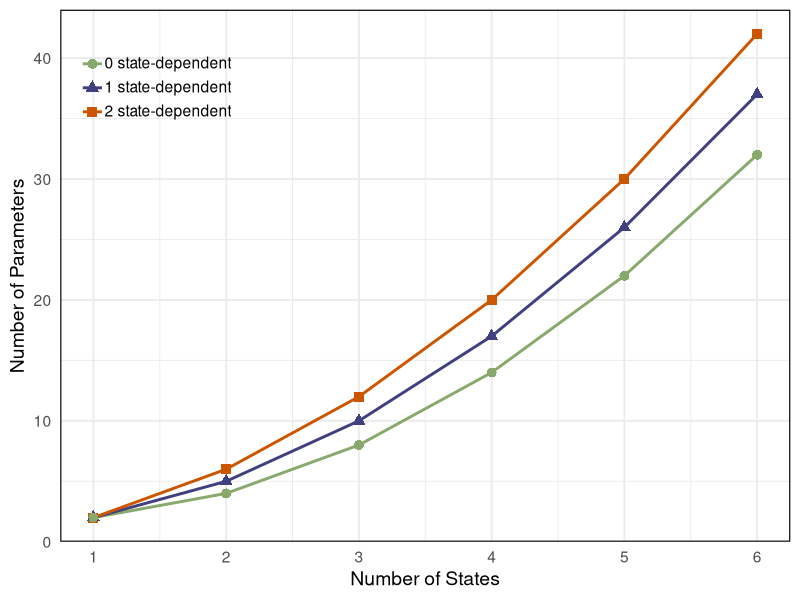

Write the R code that produced this figure.
# BS–HMM: Parameter-count plot by number of states (N)

# ---- Packages ----
library(ggplot2)
library(tidyr)
library(dplyr)

# ---- Setup ----
N <- 1:6

# ---- Parameter counts under your BS–HMM parameterization ----
# 2 state-dependent (μ_i and σ_i):  N(N−1) + 2N  = N^2 + N
# 1 state-dependent (exactly one):  N(N−1) + (N+1) = N^2 + 1
# 0 state-dependent (neither):      N(N−1) + 2   = N^2 − N + 2
data <- data.frame(
  N = N,
  Parameters_2 = N^2 + N,          # both μ and σ state-dependent
  Parameters_1 = N^2 + 1,          # exactly one of μ or σ state-dependent
  Parameters_0 = N^2 - N + 2       # neither state-dependent
)

# ---- Long format for ggplot ----
long_data <- pivot_longer(
  data,
  cols = starts_with("Parameters"),
  names_to = "Case",
  values_to = "Parameters"
)

# ---- Legend labels ----
long_data$Case <- recode(
  long_data$Case,
  Parameters_2 = "2 state-dependent",
  Parameters_1 = "1 state-dependent",
  Parameters_0 = "0 state-dependent"
)

# ---- Aesthetics ----
shape_map <- c(
  "2 state-dependent" = 15,  # square
  "1 state-dependent" = 17,  # triangle
  "0 state-dependent" = 16   # circle
)

color_map <- c(
  "2 state-dependent" = "#CC5500",
  "1 state-dependent" = "#404080",
  "0 state-dependent" = "#87A96B"
)

# ---- Plot ----
ggplot(long_data, aes(x = N, y = Parameters, color = Case, shape = Case)) +
  geom_line(size = 1) +
  geom_point(size = 3) +
  scale_color_manual(values = color_map) +
  scale_shape_manual(values = shape_map) +
  labs(x = "Number of States", y = "Number of Parameters", color = "", shape = "") +
  scale_x_continuous(breaks = 1:10) +
  theme_minimal(base_size = 14) +
  theme(
    legend.position = c(0.02, 0.98),
    legend.justification = c("left", "top"),
    legend.background = element_rect(fill = "transparent", color = NA),
    panel.border = element_rect(color = "black", fill = NA, linewidth = 0.8),
    legend.margin = margin(t = 2, r = 4, b = 2, l = 4),
    legend.spacing.y = unit(1, "pt"),
    legend.text = element_text(margin = margin(t = -2))
  )
